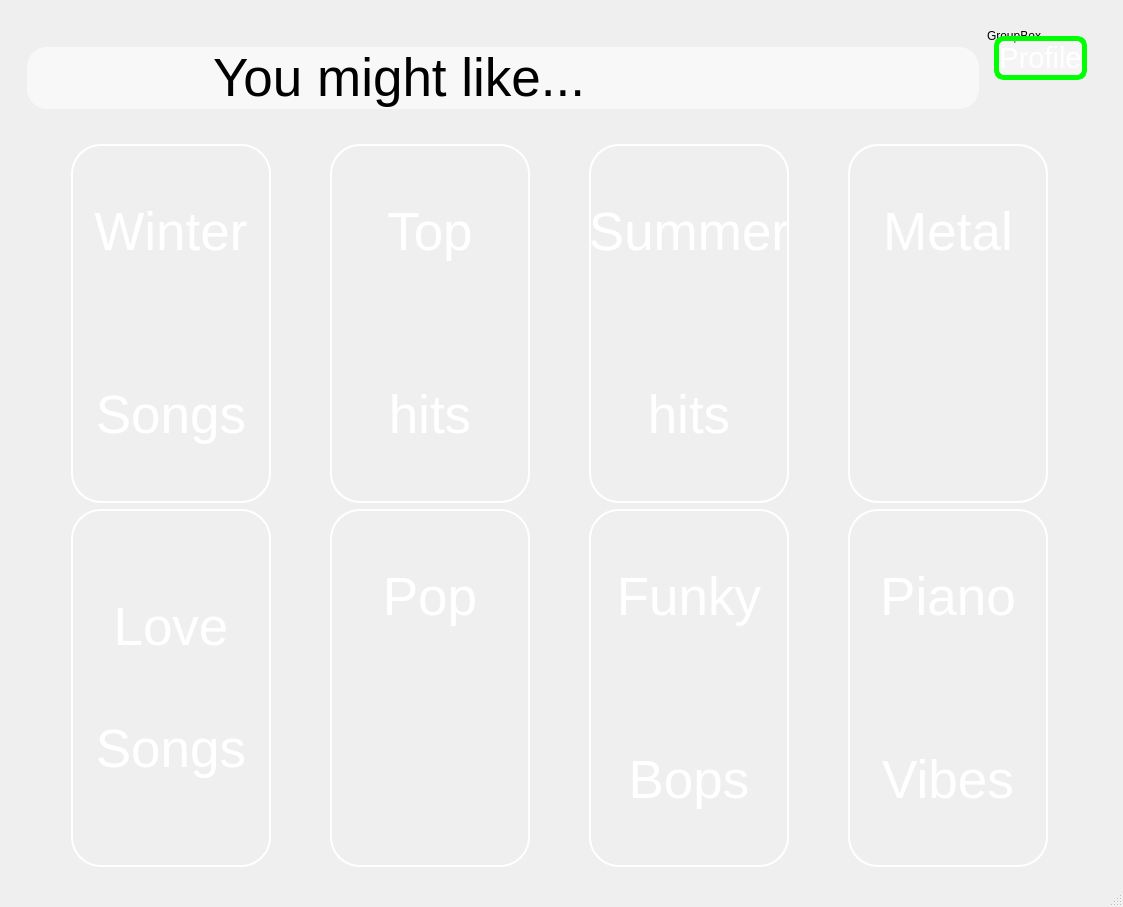
<?xml version="1.0" encoding="UTF-8"?>
<ui version="4.0">
 <class>MainWindow</class>
 <widget class="QMainWindow" name="MainWindow">
  <property name="geometry">
   <rect>
    <x>0</x>
    <y>0</y>
    <width>1123</width>
    <height>907</height>
   </rect>
  </property>
  <property name="windowTitle">
   <string>Discover Page</string>
  </property>
  <widget class="QWidget" name="central_widget">
   <property name="styleSheet">
    <string notr="true">#central_widget {
 background: qlineargradient(x1:0, y1:0, x2:1, y2:1,
           stop:0 #4B0082, stop:0.5 #000000, stop:1 #4B0082);
}
QGroupBox {border: none;}</string>
   </property>
   <layout class="QHBoxLayout" name="horizontalLayout_6">
    <item>
     <widget class="QGroupBox" name="albums_boxlayout">
      <property name="sizePolicy">
       <sizepolicy hsizetype="Preferred" vsizetype="Expanding">
        <horstretch>0</horstretch>
        <verstretch>0</verstretch>
       </sizepolicy>
      </property>
      <property name="maximumSize">
       <size>
        <width>16777215</width>
        <height>1000</height>
       </size>
      </property>
      <property name="styleSheet">
       <string notr="true">#groupBox {border: none;
}</string>
      </property>
      <property name="title">
       <string/>
      </property>
      <property name="flat">
       <bool>true</bool>
      </property>
      <layout class="QGridLayout" name="gridLayout_2">
       <item row="3" column="0">
        <layout class="QGridLayout" name="album_grid">
         <item row="0" column="3">
          <widget class="QPushButton" name="pushButton_7">
           <property name="sizePolicy">
            <sizepolicy hsizetype="Minimum" vsizetype="Expanding">
             <horstretch>0</horstretch>
             <verstretch>0</verstretch>
            </sizepolicy>
           </property>
           <property name="maximumSize">
            <size>
             <width>200</width>
             <height>16777215</height>
            </size>
           </property>
           <property name="font">
            <font>
             <pointsize>40</pointsize>
            </font>
           </property>
           <property name="cursor">
            <cursorShape>PointingHandCursor</cursorShape>
           </property>
           <property name="styleSheet">
            <string notr="true"> border: 2px solid white;
 background-image: url(:/album_pics/img_4.png);
 border-radius: 30px;
color: white;


</string>
           </property>
           <property name="text">
            <string>Metal 


</string>
           </property>
          </widget>
         </item>
         <item row="0" column="0">
          <widget class="QPushButton" name="pushButton">
           <property name="sizePolicy">
            <sizepolicy hsizetype="Expanding" vsizetype="Minimum">
             <horstretch>0</horstretch>
             <verstretch>0</verstretch>
            </sizepolicy>
           </property>
           <property name="maximumSize">
            <size>
             <width>200</width>
             <height>16777215</height>
            </size>
           </property>
           <property name="font">
            <font>
             <pointsize>40</pointsize>
            </font>
           </property>
           <property name="cursor">
            <cursorShape>PointingHandCursor</cursorShape>
           </property>
           <property name="styleSheet">
            <string notr="true"> border: 2px solid white;
 background-image: url(:/album_pics/img_1.png);
 border-radius: 30px;
color: white;


</string>
           </property>
           <property name="text">
            <string>Winter 


Songs</string>
           </property>
          </widget>
         </item>
         <item row="0" column="2">
          <widget class="QPushButton" name="pushButton_6">
           <property name="sizePolicy">
            <sizepolicy hsizetype="Minimum" vsizetype="Expanding">
             <horstretch>0</horstretch>
             <verstretch>0</verstretch>
            </sizepolicy>
           </property>
           <property name="maximumSize">
            <size>
             <width>200</width>
             <height>16777215</height>
            </size>
           </property>
           <property name="font">
            <font>
             <pointsize>40</pointsize>
            </font>
           </property>
           <property name="cursor">
            <cursorShape>PointingHandCursor</cursorShape>
           </property>
           <property name="styleSheet">
            <string notr="true"> border: 2px solid white;
 background-image: url(:/album_pics/img_30.png);
 border-radius: 30px;
color: white;
text-shadow: 2px 2px 2px black;	


</string>
           </property>
           <property name="text">
            <string>Summer 


hits</string>
           </property>
          </widget>
         </item>
         <item row="1" column="0">
          <widget class="QPushButton" name="pushButton_9">
           <property name="sizePolicy">
            <sizepolicy hsizetype="Expanding" vsizetype="Expanding">
             <horstretch>0</horstretch>
             <verstretch>0</verstretch>
            </sizepolicy>
           </property>
           <property name="maximumSize">
            <size>
             <width>200</width>
             <height>16777215</height>
            </size>
           </property>
           <property name="font">
            <font>
             <pointsize>40</pointsize>
            </font>
           </property>
           <property name="cursor">
            <cursorShape>PointingHandCursor</cursorShape>
           </property>
           <property name="styleSheet">
            <string notr="true"> border: 2px solid white;
 background-image: url(:/album_pics/img_5.png);
 border-radius: 30px;
color: white;


</string>
           </property>
           <property name="text">
            <string>Love 

Songs</string>
           </property>
          </widget>
         </item>
         <item row="0" column="1">
          <widget class="QPushButton" name="pushButton_4">
           <property name="sizePolicy">
            <sizepolicy hsizetype="Minimum" vsizetype="Expanding">
             <horstretch>0</horstretch>
             <verstretch>0</verstretch>
            </sizepolicy>
           </property>
           <property name="maximumSize">
            <size>
             <width>200</width>
             <height>16777215</height>
            </size>
           </property>
           <property name="font">
            <font>
             <pointsize>40</pointsize>
             <weight>50</weight>
             <bold>false</bold>
             <underline>false</underline>
             <stylestrategy>PreferDefault</stylestrategy>
             <kerning>true</kerning>
            </font>
           </property>
           <property name="cursor">
            <cursorShape>PointingHandCursor</cursorShape>
           </property>
           <property name="styleSheet">
            <string notr="true"> border: 2px solid white;
 background-image: url(:/album_pics/img_2.png);
 border-radius: 30px;
color: white;


</string>
           </property>
           <property name="text">
            <string>Top 


hits</string>
           </property>
           <property name="flat">
            <bool>false</bool>
           </property>
          </widget>
         </item>
         <item row="1" column="1">
          <widget class="QPushButton" name="pushButton_13">
           <property name="sizePolicy">
            <sizepolicy hsizetype="Minimum" vsizetype="Expanding">
             <horstretch>0</horstretch>
             <verstretch>0</verstretch>
            </sizepolicy>
           </property>
           <property name="maximumSize">
            <size>
             <width>200</width>
             <height>16777215</height>
            </size>
           </property>
           <property name="font">
            <font>
             <pointsize>40</pointsize>
            </font>
           </property>
           <property name="cursor">
            <cursorShape>PointingHandCursor</cursorShape>
           </property>
           <property name="styleSheet">
            <string notr="true"> border: 2px solid white;
 background-image: url(:/album_pics/img_6.png);
 border-radius: 30px;
color: white;


</string>
           </property>
           <property name="text">
            <string>Pop 


</string>
           </property>
          </widget>
         </item>
         <item row="1" column="2">
          <widget class="QPushButton" name="pushButton_14">
           <property name="sizePolicy">
            <sizepolicy hsizetype="Minimum" vsizetype="Expanding">
             <horstretch>0</horstretch>
             <verstretch>0</verstretch>
            </sizepolicy>
           </property>
           <property name="maximumSize">
            <size>
             <width>200</width>
             <height>16777215</height>
            </size>
           </property>
           <property name="font">
            <font>
             <pointsize>40</pointsize>
            </font>
           </property>
           <property name="cursor">
            <cursorShape>PointingHandCursor</cursorShape>
           </property>
           <property name="styleSheet">
            <string notr="true"> border: 2px solid white;
 background-image: url(:/album_pics/img_7.png);
 border-radius: 30px;
color: white;


</string>
           </property>
           <property name="text">
            <string>Funky 


Bops</string>
           </property>
          </widget>
         </item>
         <item row="1" column="3">
          <widget class="QPushButton" name="pushButton_12">
           <property name="sizePolicy">
            <sizepolicy hsizetype="Minimum" vsizetype="Expanding">
             <horstretch>0</horstretch>
             <verstretch>0</verstretch>
            </sizepolicy>
           </property>
           <property name="maximumSize">
            <size>
             <width>200</width>
             <height>16777215</height>
            </size>
           </property>
           <property name="font">
            <font>
             <pointsize>40</pointsize>
            </font>
           </property>
           <property name="cursor">
            <cursorShape>PointingHandCursor</cursorShape>
           </property>
           <property name="styleSheet">
            <string notr="true"> border: 2px solid white;
 background-image: url(:/album_pics/img_8.png);
 border-radius: 30px;
color: white;


</string>
           </property>
           <property name="text">
            <string>Piano 


Vibes</string>
           </property>
          </widget>
         </item>
        </layout>
       </item>
       <item row="2" column="0">
        <widget class="QGroupBox" name="top_btns_box">
         <property name="minimumSize">
          <size>
           <width>0</width>
           <height>100</height>
          </size>
         </property>
         <property name="styleSheet">
          <string notr="true">QGroupBox {border: none;}</string>
         </property>
         <property name="title">
          <string/>
         </property>
         <property name="flat">
          <bool>true</bool>
         </property>
         <layout class="QHBoxLayout" name="horizontalLayout_3">
          <item>
           <widget class="QLineEdit" name="lineEdit">
            <property name="enabled">
             <bool>false</bool>
            </property>
            <property name="font">
             <font>
              <family>Arial</family>
              <pointsize>40</pointsize>
             </font>
            </property>
            <property name="cursor">
             <cursorShape>CrossCursor</cursorShape>
            </property>
            <property name="styleSheet">
             <string notr="true">QLineEdit {
 background-color: rgba(255, 255, 255, 150); 
 color: black;
border-radius:20px;
}


</string>
            </property>
            <property name="text">
             <string>You might like...              </string>
            </property>
            <property name="alignment">
             <set>Qt::AlignCenter</set>
            </property>
           </widget>
          </item>
          <item>
           <widget class="QGroupBox" name="groupBox_3">
            <property name="title">
             <string>GroupBox</string>
            </property>
            <layout class="QVBoxLayout" name="verticalLayout">
             <item>
              <widget class="QPushButton" name="see_own_playlists_btn">
               <property name="font">
                <font>
                 <pointsize>22</pointsize>
                </font>
               </property>
               <property name="styleSheet">
                <string notr="true">QPushButton {
 background-color: rgba(255, 255, 255, 90); 
 color: White;
border-radius:10px;
border: 5px solid lime;
}


</string>
               </property>
               <property name="text">
                <string>Profile</string>
               </property>
              </widget>
             </item>
             <item>
              <spacer name="verticalSpacer">
               <property name="orientation">
                <enum>Qt::Vertical</enum>
               </property>
               <property name="sizeType">
                <enum>QSizePolicy::Minimum</enum>
               </property>
               <property name="sizeHint" stdset="0">
                <size>
                 <width>20</width>
                 <height>40</height>
                </size>
               </property>
              </spacer>
             </item>
            </layout>
           </widget>
          </item>
         </layout>
        </widget>
       </item>
       <item row="0" column="0">
        <layout class="QHBoxLayout" name="albums_box_layout"/>
       </item>
      </layout>
     </widget>
    </item>
   </layout>
  </widget>
  <widget class="QMenuBar" name="menubar">
   <property name="geometry">
    <rect>
     <x>0</x>
     <y>0</y>
     <width>1123</width>
     <height>21</height>
    </rect>
   </property>
  </widget>
  <widget class="QStatusBar" name="statusbar"/>
 </widget>
 <resources>
  <include location="../resource_file.qrc"/>
 </resources>
 <connections/>
</ui>
